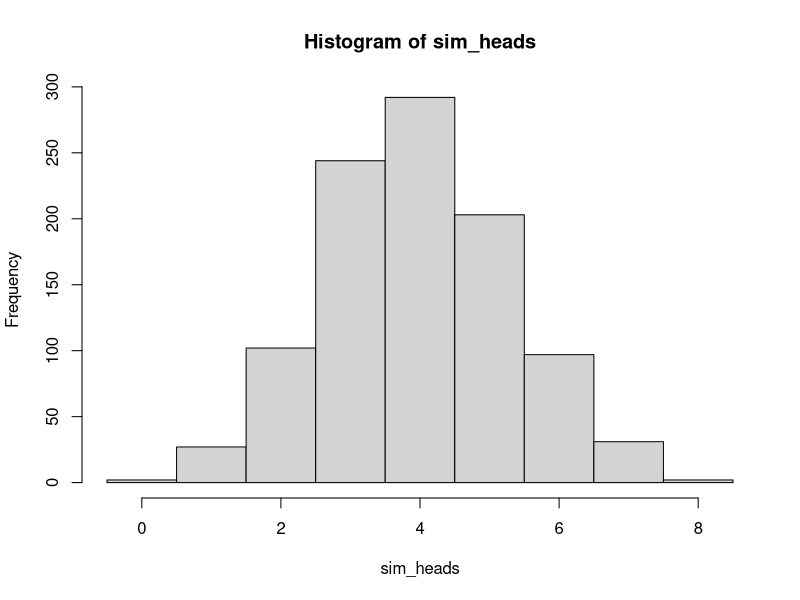

This chart was generated by the following R code:
# Code for Activity 01 - The Lady Tasting Tea

# Create a coin object that contains "heads" and "tails"
coin <- c("heads", "tails")

# "Flip" the coin once
sample(coin, size = 1)

# "Flip" the coin eight times
sample(coin, size = 8, replace = TRUE)







# Bonus code to simulate the process 1000 times
coin_sim <- replicate(1000, sample(coin, size = 8, replace = TRUE))
sim_heads <- apply(coin_sim, MARGIN = 2, FUN = function(x) { sum(x == "heads")})
table(sim_heads)
prop.table(table(sim_heads))
hist(sim_heads, breaks = seq(-0.5, 8.5, 1))